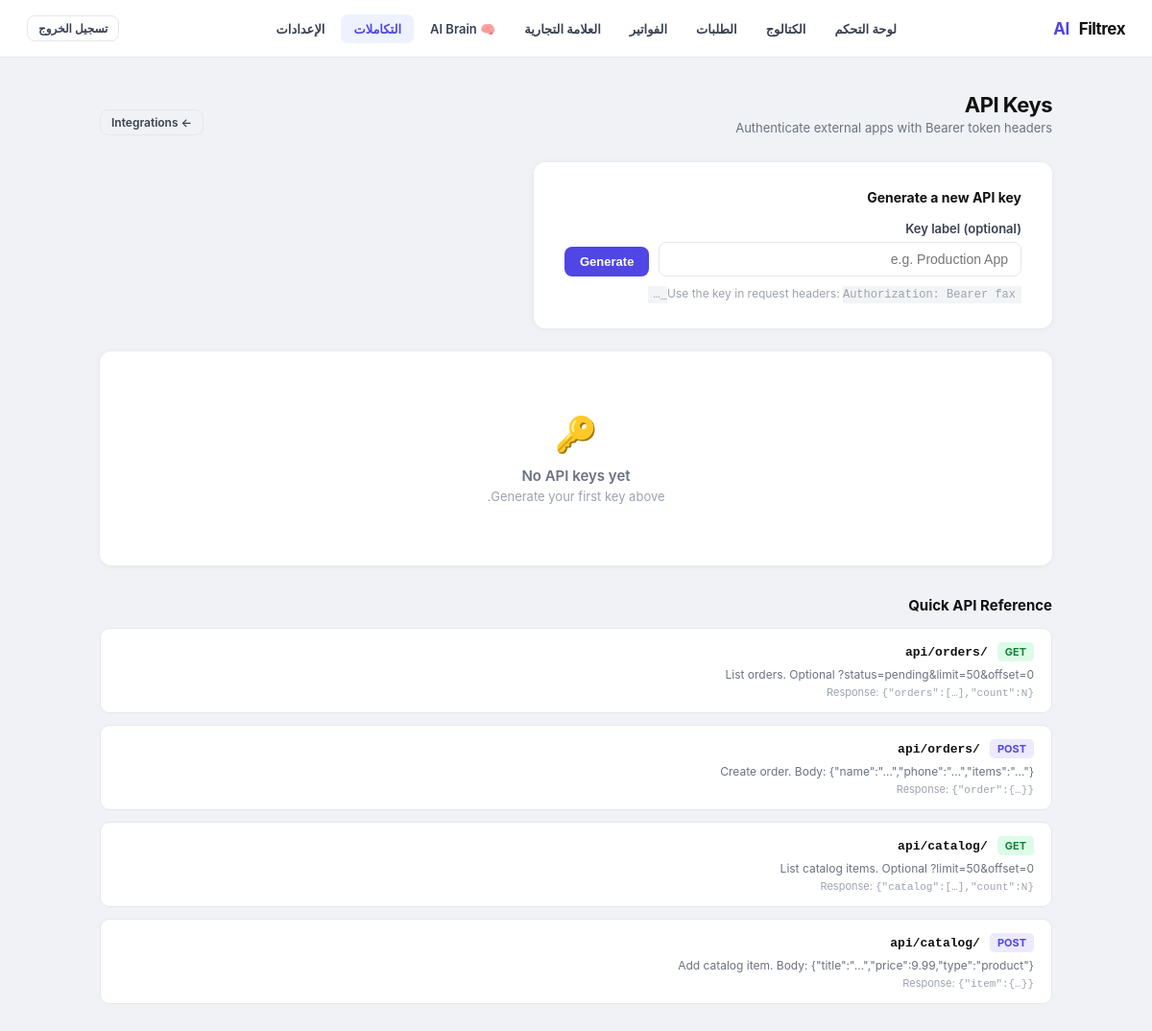
Screenshot of /admin/api-keys (signed in) with the database file from the repository.
### tables this page shows
CREATE TABLE clients (
                id                INTEGER PRIMARY KEY AUTOINCREMENT,
                name              TEXT NOT NULL,
                business_type     TEXT DEFAULT 'clinic',
                default_language  TEXT DEFAULT 'ar',
                currency          TEXT DEFAULT 'MAD',
                timezone          TEXT DEFAULT 'Africa/Casablanca',
                admin_whatsapp    TEXT,
                ultramsg_instance TEXT,
                ultramsg_token    TEXT,
                is_active         INTEGER DEFAULT 1,
                created_at        TEXT DEFAULT (datetime('now'))
            , whatsapp_connected INTEGER DEFAULT 0, onboarding_step INTEGER DEFAULT 0, referral_code   TEXT, referred_by     INTEGER, referral_count  INTEGER DEFAULT 0, brand_name          TEXT, logo_url            TEXT, primary_color       TEXT DEFAULT '#4f46e5', custom_domain       TEXT, white_label_enabled INTEGER DEFAULT 0, business_whatsapp_number TEXT, whatsapp_connection_status TEXT DEFAULT 'not_connected', whatsapp_provider TEXT DEFAULT 'ultramsg', plan TEXT DEFAULT 'free', subscription_id TEXT, subscription_status TEXT DEFAULT 'inactive', is_trial          INTEGER DEFAULT 0, trial_started_at  TEXT, trial_ends_at     TEXT, affiliate_enabled  INTEGER DEFAULT 1, affiliate_code     TEXT, affiliate_earnings REAL    DEFAULT 0.0, affiliate_rate     REAL    DEFAULT 0.20, assistant_tone        TEXT DEFAULT 'friendly', assistant_goal        TEXT DEFAULT 'book_appointments', business_description  TEXT DEFAULT '', policies              TEXT DEFAULT '', fallback_message      TEXT DEFAULT '', trial_reminder_day  INTEGER DEFAULT 0);

### app.py (the view, shortened to what this page needs)
@app.route("/admin/api-keys", methods=["GET", "POST"])
def admin_api_keys():
    guard = _admin_guard()
    if guard:
        return guard
    cid = _session_client_id()
    con = get_db_connection()
    try:
        keys = con.execute(
            "SELECT * FROM api_keys WHERE client_id=? ORDER BY id DESC",
            (cid,)
        ).fetchall()
    finally:
        con.close()
    return render_template("admin/api_keys.html", keys=keys, active="integrations")

### app.py (called while the page is built, shortened)
@app.context_processor
def _inject_branding():
    return {"branding": getattr(g, "branding", {"brand_name": "Filtrex AI",
                                                  "logo_url": None,
                                                  "primary_color": "#4f46e5",
                                                  "white_label_enabled": 0})}

def t(key, lang="en"):
    lang = lang if lang in TRANSLATIONS else "en"
    return TRANSLATIONS[lang].get(key) or TRANSLATIONS["en"].get(key, key)

@app.context_processor
def _inject_lang():
    cid = session.get("client_id")
    lang = "en"
    if cid:
        _con = sqlite3.connect("bookings.db", timeout=10)
        _con.row_factory = sqlite3.Row
        try:
            _row = _con.execute(
                "SELECT default_language FROM clients WHERE id=?", (cid,)
            ).fetchone()
        finally:
            _con.close()
        if _row:
            lang = _row["default_language"] or "en"
    return {"lang": lang, "t": t}

@app.context_processor
def _inject_trial_info():
    try:
        cid = session.get("client_id")
        if cid:
            _client = get_client(cid)
            return {"trial_info": get_trial_status(_client)}
    except Exception:
        pass
    return {"trial_info": None}

def get_db_connection():
    con = sqlite3.connect(DB_FILE, timeout=10)
    con.row_factory = sqlite3.Row
    return con

def _session_client_id():
    cid = session.get("client_id")
    return int(cid) if cid else CLIENT_ID

def get_client(client_id=CLIENT_ID):
    con = get_db_connection()
    try:
        row = con.execute("SELECT * FROM clients WHERE id=?", (client_id,)).fetchone()
    finally:
        con.close()
    return dict(row) if row else {}

def get_trial_status(client):
    if not client or not client.get("is_trial"):
        return {"is_trial": False, "active": False, "expired": False}

def _admin_guard():
    if not session.get("logged_in"):
        return redirect(url_for("login"))
    cid = session.get("client_id")
    if cid:
        print(f"[AUTH_CLIENT_ID] client_id={cid} path={request.path}")
    return None

### templates/admin/api_keys.html (shortened to what this page needs)
{% extends "admin/layout.html" %}
{% block content %}
<div class="page-head">
  <div>
    <div class="page-title">API Keys</div>
    <div class="page-sub">Authenticate external apps with Bearer token headers</div>
  </div>
  <a href="/admin/integrations" class="btn btn-ghost btn-sm">← Integrations</a>
</div>
<div class="form-card" style="margin-bottom:24px;max-width:540px;">
  <div style="font-size:14px;font-weight:700;margin-bottom:16px;">Generate a new API key</div>
  <form method="POST" style="display:flex;gap:10px;align-items:flex-end;flex-wrap:wrap;">
    <div style="flex:1;min-width:160px;">
      <label>Key label (optional)</label>
      <input type="text" name="label" placeholder="e.g. Production App" maxlength="60"/>
    </div>
    <button class="btn btn-primary" type="submit">Generate</button>
  </form>
  <div class="form-hint" style="margin-top:10px;">
    Use the key in request headers:
    <code style="background:#f3f4f6;padding:2px 6px;border-radius:4px;font-size:12px;">
      Authorization: Bearer fax_…
    </code>
  </div>
</div>
<div class="card">
  {% if keys %}
  <table>
    <thead>
      <tr><th>Label</th><th>Key (last 8)</th><th>Status</th><th>Created</th><th></th></tr>
    </thead>
    <tbody>
    {% for k in keys %}
    <tr>
      <td>{{ k['label'] or '—' }}</td>
      <td><code style="font-size:12px;color:#6b7280;">…{{ k['api_key'][-8:] }}</code></td>
      <td>
        {% if k['is_active'] %}
          <span class="badge badge-green">Active</span>
        {% else %}
          <span class="badge badge-gray">Revoked</span>
        {% endif %}
      </td>
      <td style="color:#9ca3af;font-size:12px;">{{ k['created_at'][:16] }}</td>
      <td>
        {% if k['is_active'] %}
        <form method="POST" style="display:inline"
              onsubmit="return confirm('Revoke this key? All apps using it will stop working.')">
          <input type="hidden" name="action"  value="revoke">
          <input type="hidden" name="key_id"  value="{{ k['id'] }}">
          <button class="btn btn-danger btn-sm" type="submit">Revoke</button>
        </form>
        {% endif %}
      </td>
    </tr>
    {% endfor %}
    </tbody>
  </table>
  {% else %}
  <div class="empty">
    <div class="empty-icon">🔑</div>
    <div class="empty-text">No API keys yet</div>
    <div class="empty-sub">Generate your first key above.</div>
  </div>
  {% endif %}
</div>
<div style="margin-top:32px;">
  <div style="font-size:15px;font-weight:700;margin-bottom:14px;">Quick API Reference</div>
  <div style="display:grid;gap:12px;">
    {% set endpoints = [
      ("GET",  "/api/orders",  "List orders. Optional ?status=pending&limit=50&offset=0", '{"orders":[…],"count":N}'),
      ("POST", "/api/orders",  'Create order. Body: {"name":"…","phone":"…","items":"…"}', '{"order":{…}}'),
      ("GET",  "/api/catalog", "List catalog items. Optional ?limit=50&offset=0", '{"catalog":[…],"count":N}'),
      ("POST", "/api/catalog", 'Add catalog item. Body: {"title":"…","price":9.99,"type":"product"}', '{"item":{…}}'),
    ] %}
    {% for method, path, desc, resp in endpoints %}
    <div style="background:#fff;border:1.5px solid #e5e7eb;border-radius:10px;padding:14px 18px;">
      <div style="display:flex;align-items:center;gap:10px;margin-bottom:6px;">
        <span style="font-size:11px;font-weight:700;padding:3px 8px;border-radius:5px;
                     background:{{ '#dcfce7' if method=='GET' else '#ede9fe' }};
                     color:{{ '#15803d' if method=='GET' else '#4f46e5' }};">{{ method }}</span>
        <code style="font-size:13px;font-weight:600;">{{ path }}</code>
      </div>
      <div style="font-size:12px;color:#6b7280;margin-bottom:4px;">{{ desc }}</div>
      <div style="font-size:11px;color:#9ca3af;">Response: <code>{{ resp }}</code></div>
    </div>
    {% endfor %}
  </div>
</div>
{% endblock %}

### templates/admin/layout.html (shortened to what this page needs)
<!DOCTYPE html>
<html lang="{{ lang }}" dir="{{ 'rtl' if lang == 'ar' else 'ltr' }}">
<head>
</head>
<body>
<nav class="nav">
  <div class="nav-brand">
    {% if branding.logo_url %}
      <img src="{{ branding.logo_url }}" alt="{{ branding.brand_name }}"
           style="height:32px;width:auto;object-fit:contain;border-radius:4px;" />
    {% else %}
      {% set _parts = branding.brand_name.split() %}
      {% if _parts|length >= 2 %}
        {{ _parts[:-1]|join(' ') }} <span>{{ _parts[-1] }}</span>
      {% else %}
        <span>{{ branding.brand_name }}</span>
      {% endif %}
    {% endif %}
  </div>
  <div class="nav-links">
    <a href="/admin/dashboard" class="nav-link {% if active=='dashboard' %}active{% endif %}">{{ t("nav_dashboard", lang) }}</a>
    <a href="/admin/catalog" class="nav-link {% if active=='catalog' %}active{% endif %}">{{ t("nav_catalog", lang) }}</a>
    <a href="/admin/orders" class="nav-link {% if active=='orders' %}active{% endif %}">{{ t("nav_orders", lang) }}</a>
    <a href="/admin/billing" class="nav-link {% if active=='billing' %}active{% endif %}">{{ t("nav_billing", lang) }}</a>
    <a href="/admin/branding" class="nav-link {% if active=='branding' %}active{% endif %}">{{ t("nav_branding", lang) }}</a>
    <a href="/admin/ai-brain" class="nav-link {% if active=='ai-brain' %}active{% endif %}">🧠 AI Brain</a>
    <a href="/admin/integrations" class="nav-link {% if active=='integrations' %}active{% endif %}">{{ t("nav_integrations", lang) }}</a>
    <a href="/admin/settings" class="nav-link {% if active=='settings' %}active{% endif %}">{{ t("nav_settings", lang) }}</a>
  </div>
  <div class="nav-right">
    <a href="/logout" class="btn btn-ghost btn-sm">{{ t("nav_logout", lang) }}</a>
  </div>
</nav>
<div class="shell">
  {% block content %}{% endblock %}
</div>
</body>
</html>

### rows the page displays
clients: default_language "لوحة التحكم", default_language "الكتالوج", default_language "الطلبات", default_language "الفواتير", default_language "العلامة التجارية", default_language "التكاملات", default_language "الإعدادات", default_language "تسجيل الخروج"

### other values shown
{{ _parts[:-1]|join(' ') }} "Filtrex"
{{ _parts[-1] }} "AI"
{{ method }} "GET" "POST" "GET" "POST"
{{ path }} "/api/orders" "/api/orders" "/api/catalog" "/api/catalog"
{{ desc }} "List orders. Optional ?status=pending&limit=50&offset=0" "Create order. Body: {\"name\":\"…\",\"phone\":\"…\",\"items\":\"…\"}" "List catalog items. Optional ?limit=50&offset=0" "Add catalog item. Body: {\"title\":\"…\",\"price\":9.99,\"type\":\"product\"}"
{{ resp }} "{\"orders\":[…],\"count\":N}" "{\"order\":{…}}" "{\"catalog\":[…],\"count\":N}" "{\"item\":{…}}"
